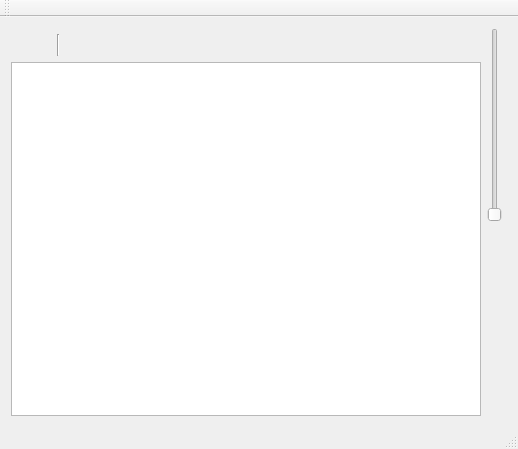
<?xml version="1.0" encoding="UTF-8"?>
<ui version="4.0">
 <class>MainWindow</class>
 <widget class="QMainWindow" name="MainWindow">
  <property name="geometry">
   <rect>
    <x>0</x>
    <y>0</y>
    <width>518</width>
    <height>449</height>
   </rect>
  </property>
  <property name="windowTitle">
   <string>Speeq</string>
  </property>
  <widget class="QWidget" name="centralWidget">
   <layout class="QGridLayout" name="gridLayout">
    <item row="1" column="0">
     <layout class="QHBoxLayout" name="horizontalLayout">
      <property name="topMargin">
       <number>0</number>
      </property>
      <item>
       <widget class="QPushButton" name="startStopButton">
        <property name="sizePolicy">
         <sizepolicy hsizetype="Fixed" vsizetype="Fixed">
          <horstretch>0</horstretch>
          <verstretch>0</verstretch>
         </sizepolicy>
        </property>
        <property name="minimumSize">
         <size>
          <width>16</width>
          <height>16</height>
         </size>
        </property>
        <property name="text">
         <string/>
        </property>
        <property name="icon">
         <iconset resource="speeq.qrc">
          <normaloff>:/images/resources/images/right-32.png</normaloff>:/images/resources/images/right-32.png</iconset>
        </property>
        <property name="iconSize">
         <size>
          <width>16</width>
          <height>16</height>
         </size>
        </property>
        <property name="autoDefault">
         <bool>true</bool>
        </property>
        <property name="flat">
         <bool>true</bool>
        </property>
       </widget>
      </item>
      <item>
       <widget class="Line" name="line_2">
        <property name="orientation">
         <enum>Qt::Vertical</enum>
        </property>
       </widget>
      </item>
      <item>
       <spacer name="horizontalSpacer">
        <property name="orientation">
         <enum>Qt::Horizontal</enum>
        </property>
        <property name="sizeHint" stdset="0">
         <size>
          <width>40</width>
          <height>20</height>
         </size>
        </property>
       </spacer>
      </item>
     </layout>
    </item>
    <item row="0" column="1" rowspan="3">
     <layout class="QVBoxLayout" name="verticalLayout">
      <item>
       <widget class="QSlider" name="volumeSlider">
        <property name="toolTip">
         <string>volume </string>
        </property>
        <property name="maximum">
         <number>100</number>
        </property>
        <property name="orientation">
         <enum>Qt::Vertical</enum>
        </property>
        <property name="tickPosition">
         <enum>QSlider::NoTicks</enum>
        </property>
       </widget>
      </item>
      <item>
       <spacer name="verticalSpacer">
        <property name="orientation">
         <enum>Qt::Vertical</enum>
        </property>
        <property name="sizeHint" stdset="0">
         <size>
          <width>20</width>
          <height>40</height>
         </size>
        </property>
       </spacer>
      </item>
     </layout>
    </item>
    <item row="2" column="0">
     <widget class="QPlainTextEdit" name="logPlainTextEdit">
      <property name="font">
       <font>
        <family>Consolas</family>
       </font>
      </property>
     </widget>
    </item>
    <item row="0" column="0">
     <layout class="QVBoxLayout" name="graphLayout"/>
    </item>
   </layout>
  </widget>
  <widget class="QMenuBar" name="menuBar">
   <property name="geometry">
    <rect>
     <x>0</x>
     <y>0</y>
     <width>518</width>
     <height>21</height>
    </rect>
   </property>
  </widget>
  <widget class="QToolBar" name="mainToolBar">
   <attribute name="toolBarArea">
    <enum>TopToolBarArea</enum>
   </attribute>
   <attribute name="toolBarBreak">
    <bool>false</bool>
   </attribute>
  </widget>
  <widget class="QStatusBar" name="statusBar"/>
 </widget>
 <layoutdefault spacing="6" margin="11"/>
 <resources>
  <include location="speeq.qrc"/>
 </resources>
 <connections/>
</ui>
